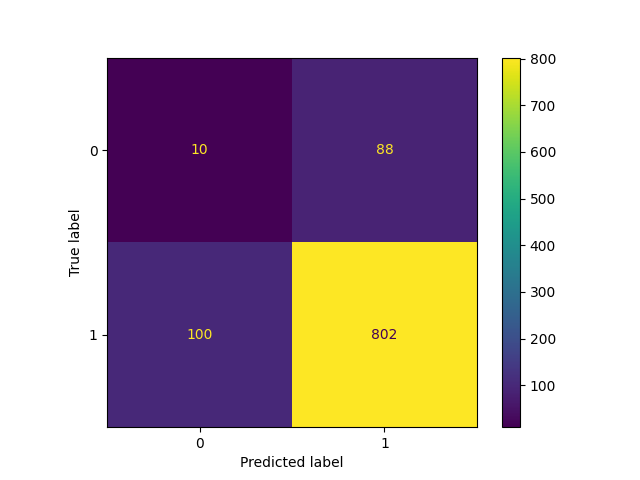

The script that drew this image:
# W3Schools, Python Machine Learning, Confusion Matrix
import matplotlib.pyplot as plt
import numpy
from sklearn import metrics

actual = numpy.random.binomial(1, .9, size = 1000)
predicted = numpy.random.binomial(1, .9, size = 1000)

confusion_matrix = metrics.confusion_matrix(actual, predicted)

cm_display =metrics.ConfusionMatrixDisplay(confusion_matrix=confusion_matrix, display_labels=[0, 1])

cm_display.plot()
plt.show()
